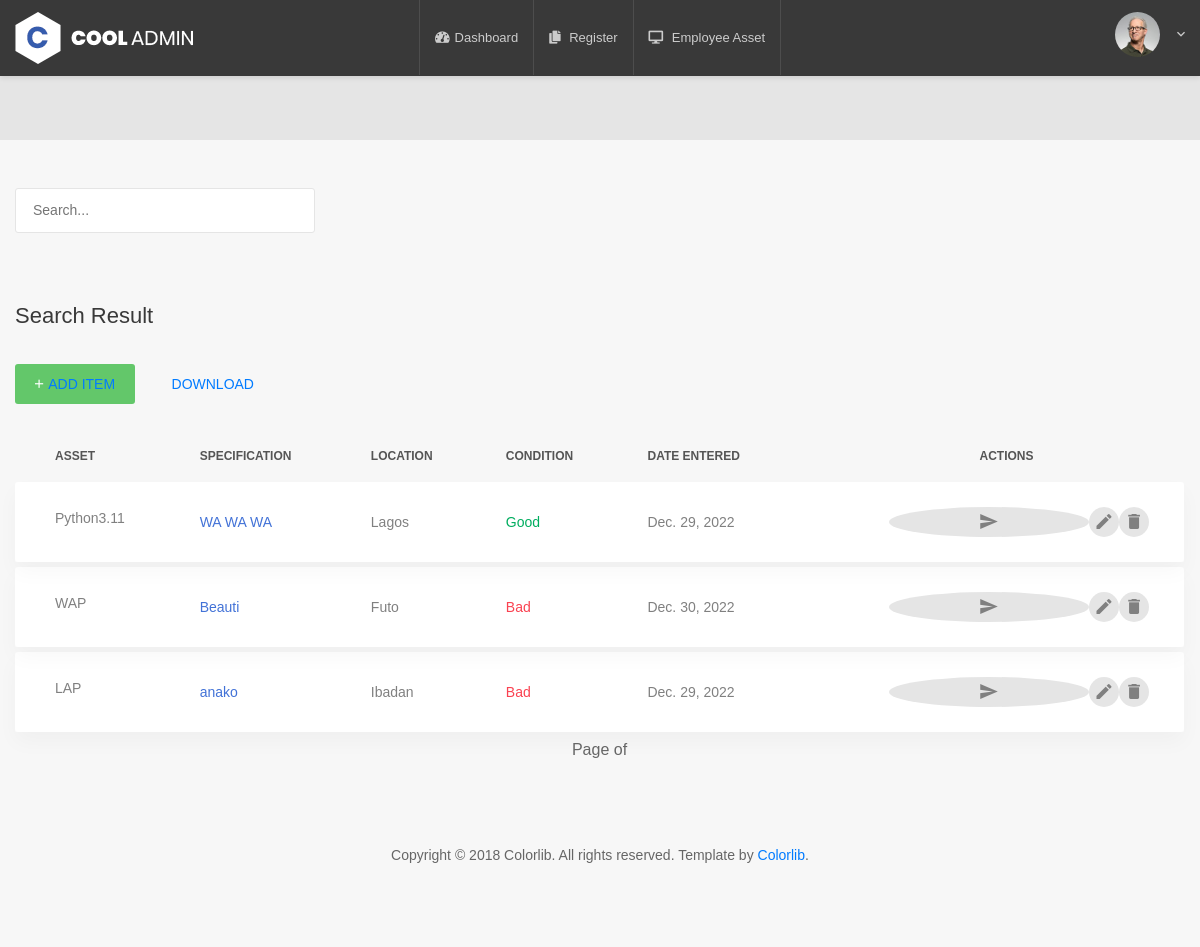
The app's page /asset/data/ with its own data.
### data/models.py (models this page shows, shortened)
class Asset(models.Model):
    name=models.CharField(max_length=100)
    specifications=models.CharField(max_length=100)
    condition=models.CharField(max_length=100,choices=spec_choices)
    location=models.CharField(max_length=100)
    date_entered=models.DateField(null=True)

### data/views.py (the view)
# urls.py: path("asset/",include("data.urls"))
def asset(request):
    asset=Asset.objects.all()
    context={
        "asset":asset
    }
    return render(request,"data/asset.html",context)

### data/templates/data/asset.html (shortened to what this page needs)
<!DOCTYPE html>
{% load static %}
<html lang="en">
<head>
    <link href="{% static 'Asset/css/font-face.css'%}" rel="stylesheet" media="all">
    <link href="{% static 'Asset/vendor/font-awesome-4.7/css/font-awesome.min.css'%}" rel="stylesheet" media="all">
    <link href="{% static 'Asset/vendor/font-awesome-5/css/fontawesome-all.min.css'%}" rel="stylesheet" media="all">
    <link href="{% static 'Asset/vendor/mdi-font/css/material-design-iconic-font.min.css'%}" rel="stylesheet" media="all">
    <link href="{% static 'Asset/vendor/bootstrap-4.1/bootstrap.min.css'%}" rel="stylesheet" media="all">
    <link href="{% static 'Asset/vendor/animsition/animsition.min.css'%}" rel="stylesheet" media="all">
    <link href="{% static 'Asset/vendor/bootstrap-progressbar/bootstrap-progressbar-3.3.4.min.css'%}" rel="stylesheet" media="all">
    <link href="{% static 'Asset/vendor/wow/animate.css'%}" rel="stylesheet" media="all">
    <link href="{% static 'Asset/vendor/css-hamburgers/hamburgers.min.css'%}" rel="stylesheet" media="all">
    <link href="{% static 'Asset/vendor/slick/slick.css'%}" rel="stylesheet" media="all">
    <link href="{% static 'Asset/vendor/select2/select2.min.css'%}" rel="stylesheet" media="all">
    <link href="{% static 'Asset/vendor/perfect-scrollbar/perfect-scrollbar.css'%}" rel="stylesheet" media="all">
    <link href="{% static 'Asset/css/theme.css'%}" rel="stylesheet" media="all">
</head>
<body class="animsition">
    <div class="page-wrapper">
        <header class="header-desktop3 d-none d-lg-block">
            <div class="section__content section__content--p35">
                <div class="header3-wrap"  >
                    <div class="header__logo">
                        <a href="#">
                            <img src="{% static 'Asset/images/icon/logo-white.png'%}" alt="CoolAdmin" />
                        </a>
                    </div>
                    <div class="header__navbar">
                        <ul class="list-unstyled">
                            <li class="has-sub">
                                <a href="{% url 'home'%}">
                                    <i class="fas fa-tachometer-alt"></i>Dashboard
                                </a>
                            </li>
                            <li class="has-sub">
                                <a href="{% url 'register' %}">
                                    <i class="fas fa-copy"></i>
                                    Register</a>
                            </li>
                            <li class="has-sub">
                                <a href="{% url 'employ' %}">
                                    <i class="fas fa-desktop"></i>
                                    Employee Asset</a>
                            </li>
                        </ul>
                    </div>
                        <div class="account-wrap">
                            <div class="account-item account-item--style2 clearfix js-item-menu">
                                <div class="image">
                                    <img src="{% static 'Asset/images/icon/avatar-01.jpg'%}" alt="John Doe" />
                                </div>
                                <div class="content">
                                    <a class="js-acc-btn" href="#">{{user.username}}</a>
                                </div>
                            </div>
                        </div>
                    </div>
                </div>
            </div>
        <div class="page-content--bgf7">
            <section class="au-breadcrumb2">
                <div class="container">
                    <div class="row">
                        <div class="col-md-12">
                            <div class="au-breadcrumb-content">
                                <form class="au-form-icon--sm" action="{% url 'search' %}" method="get">
                                    <input class="au-input--w300 au-input--style2" name="q" type="text" placeholder="Search..."
                                    type="text"
                                    hx-get="{% url 'search' %}"
                                    hx-trigger="keyup changed delay:5s, search"
                                    hx-target="#search-results"
                                    hx-swap="innerHTML">
                                </form>
                            </div>
                        </div>
                    </div>
                </div>
            </section>
            <section class="p-t-20">
                <div class="container">
                    <div class="row">
                        <div class="col-md-12">
                            <h3 class="title-5 m-b-35">Search Result</h3>
                            <div class="table-data__tool">
                                <div class="table-data__tool-right">
                                    <button class="au-btn au-btn-icon au-btn--green au-btn--small">
                                        <i class="zmdi zmdi-plus"></i><a href="{% url 'add'%}">add item</a></button>
                                        <div class="rs-select2--dark rs-select2--sm rs-select2--dark2">
                                            <button class="au-btn au-btn-icon au-btn--black au-btn--small">
                                            <a href="{% url 'csv'%}">Download</a></button>
                                        </div>
                                </div>
                            </div>
                            <div class="table-responsive table-responsive-data2">
                                <table class="table table-data2">
                                    <thead>
                                        <tr>
                                            <th>Asset</th>
                                            <th>Specification</th>
                                            <th>Location</th>
                                            <th>Condition</th>
                                            <th>Date Entered</th>
                                            <th style="padding-left:200px">Actions</th>
                                        </tr>
                                    </thead>
                                    <tbody>
                                        {% for i in asset%}
                                        <tr class="tr-shadow">
                                            <td>{{i.name}}</td>
                                            <td class="desc">{{i.specifications}}</td>
                                            <td>{{i.location}}</td>
                                            {% if i.condition == 'Good' %}
                                            <td>
                                                <span class="status--process">{{i.condition}}</span>
                                            </td>
                                            {% else%}
                                            <td>
                                                <span class="status--denied">{{i.condition}}</span>
                                            </td>
                                            {% endif %}
                                            <td>{{i.date_entered}}</td>
                                            <td>
                                                <div class="table-data-feature">
                                                    <a href ="{% url 'csv'%}"><button class="item" data-toggle="tooltip" data-placement="top" title="Send" style="padding-left:200px">
                                                        <i class="zmdi zmdi-mail-send"></i>
                                                    </button></a>
                                                    <a href ="{% url 'update' i.pk %}"><button class="item" data-toggle="tooltip" data-placement="top" title="Edit">
                                                        <i class="zmdi zmdi-edit"></i>
                                                    </button>
                                                    <a href="{% url 'delete' i.id%}"><button class="item" data-toggle="tooltip" data-placement="top" title="Delete">
                                                        <i class="zmdi zmdi-delete"></i>
                                                    </button></a>
                                                </div>
                                            </td>
                                        </tr>
                                        <tr class="spacer"></tr>
                                        {% endfor %}
                                    </tbody>
                                </table>
                                <div class='pagination justify-content-center'>
                                    <span class='mx-4'>
                                      Page {{ page_obj.number }} of {{ page_obj.paginator.num_pages }}
                                    </span>
                                  </div>
                            </div>
                        </div>
                    </div>
                </div>
            </section>
            <section class="p-t-60 p-b-20">
                <div class="container">
                    <div class="row">
                        <div class="col-md-12">
                            <div class="copyright">
                                <p>Copyright © 2018 Colorlib. All rights reserved. Template by <a href="https://colorlib.com">Colorlib</a>.</p>
                            </div>
                        </div>
                    </div>
                </div>
            </section>
        </div>
</body>
</html>

### records on screen
Asset: name "Python3.11", specifications "WA WA WA", location "Lagos", condition "Good", date_entered "Dec. 29, 2022"
Asset: name "WAP", specifications "Beauti", location "Futo", condition "Bad", date_entered "Dec. 30, 2022"
Asset: name "LAP", specifications "anako", location "Ibadan", condition "Bad", date_entered "Dec. 29, 2022"
